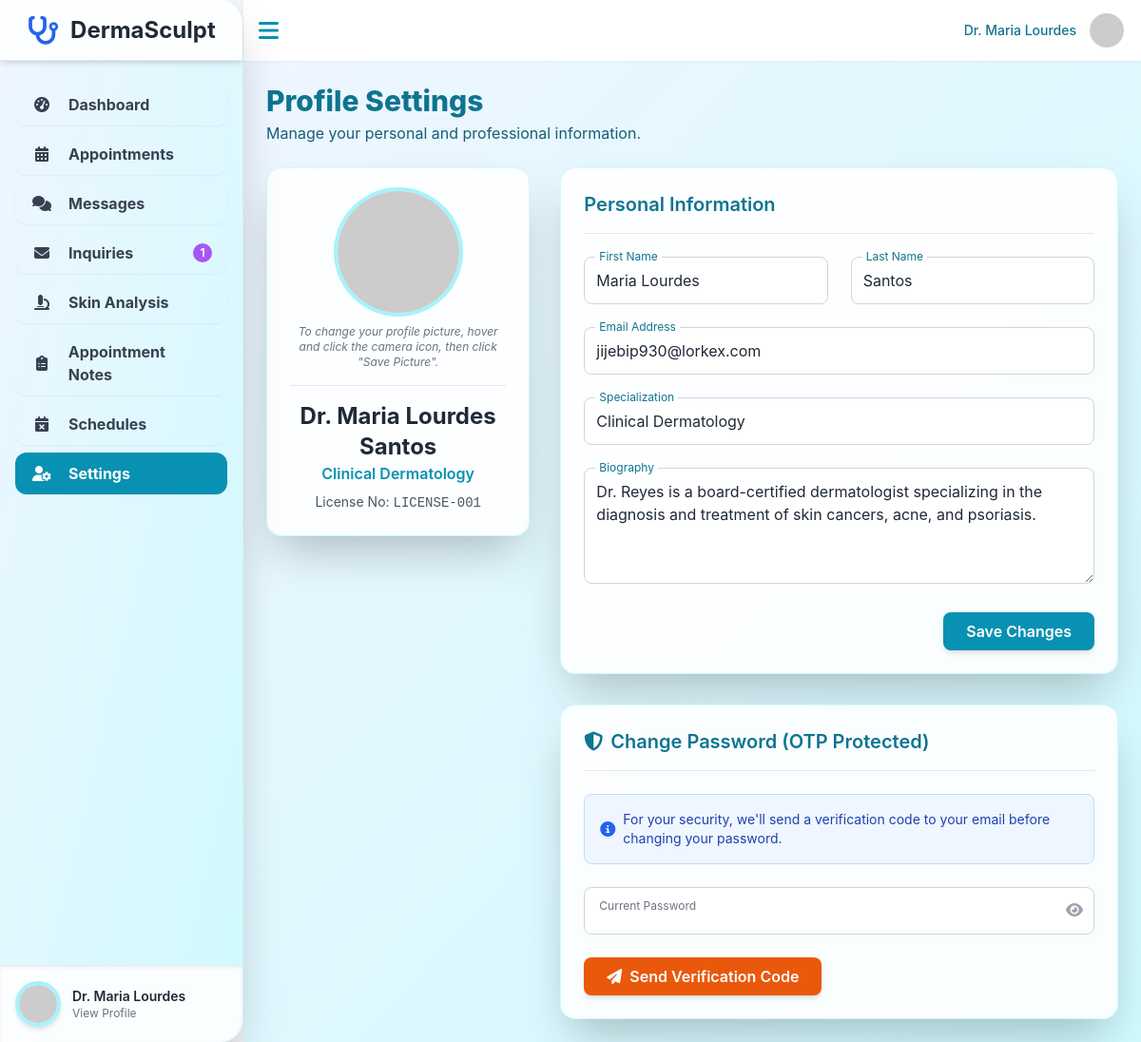
Page /pages/profile.php (signed in) on the committed database.
### tables this page shows
CREATE TABLE `dermatologists` (
  `dermatologist_id` int(11) NOT NULL,
  `first_name` varchar(50) NOT NULL,
  `last_name` varchar(50) NOT NULL,
  `email` varchar(100) NOT NULL,
  `password` varchar(255) NOT NULL,
  `specialization` varchar(100) DEFAULT NULL,
  `license_number` varchar(50) NOT NULL,
  `bio` text DEFAULT NULL,
  `profile_picture_url` varchar(255) DEFAULT NULL,
  `created_at` timestamp NOT NULL DEFAULT current_timestamp()
);

### pages/profile.php (the view, shortened to what this page needs)
<?php
require_once '../config/connection.php';
$dermatologistId = $_SESSION['dermatologist_id'];
$stmt = $conn->prepare("SELECT first_name, last_name, email, specialization, license_number, bio, profile_picture_url FROM dermatologists WHERE dermatologist_id = ?");
$stmt->bind_param("i", $dermatologistId);
$stmt->execute();
$result = $stmt->get_result();
$derma = $result->fetch_assoc();
?>
<!DOCTYPE html>
<html lang="en">
<head>
    <script src="https://cdn.tailwindcss.com"></script>
    <link href="https://cdnjs.cloudflare.com/ajax/libs/font-awesome/6.1.1/css/all.min.css" rel="stylesheet">
</head>
<body class="bg-gray-100 text-gray-800 font-inter">
    <?php include '../components/sidebar.php'; ?>
    <div class="main-content flex flex-col h-screen">
        <header class="bg-white shadow-sm flex items-center justify-between p-4 h-16 flex-shrink-0 z-30">
            <button id="sidebar-toggle" onclick="toggleSidebar()" class="text-cyan-600 hover:text-cyan-800"><i class="fas fa-bars fa-xl"></i></button>
            <div class="relative">
                <button onclick="toggleDropdown()" class="flex items-center space-x-3">
                    <span class="hidden sm:inline text-sm font-medium text-cyan-700">Dr. <?php echo $sidebar_firstName; ?></span>
                    <img class="h-10 w-10 rounded-full object-cover border-2 border-transparent hover:border-cyan-500" src="<?php echo $profilePicturePath; ?>" alt="User avatar">
                </button>
            </div>
        </header>
        <main class="flex-1 p-4 sm:p-6 bg-gradient-to-br from-blue-50 to-cyan-100 h-[calc(100vh-4rem)] overflow-y-auto">
            <div class="mb-6">
                <h2 class="text-3xl font-extrabold text-cyan-700">Profile Settings</h2>
                <p class="text-cyan-800 mt-1">Manage your personal and professional information.</p>
            </div>
            <div class="grid grid-cols-1 lg:grid-cols-3 gap-8">
                <div class="lg:col-span-1">
                    <div class="bg-white/90 p-6 rounded-2xl shadow-2xl text-center border border-cyan-100">
                        <form id="profilePictureForm" action="../auth/update_profile.php" method="POST" enctype="multipart/form-data">
                            <div class="relative w-32 h-32 mx-auto group">
                                <img src="<?php echo $profilePicturePath; ?>" id="profileImagePreview" alt="Profile Picture" class="w-32 h-32 rounded-full mx-auto object-cover ring-4 ring-cyan-200 group-hover:ring-cyan-400 transition-all duration-300">
                                <div onclick="document.getElementById('profile_picture_input').click()" class="absolute inset-0 bg-black bg-opacity-0 group-hover:bg-opacity-50 flex items-center justify-center rounded-full cursor-pointer transition-all duration-300">
                                </div>
                            </div>
                        </form>
                        <p class="text-xs text-gray-500 mt-3 italic">To change your profile picture, hover and click the camera icon, then click "Save Picture".</p>
                        <div class="mt-4 border-t pt-4">
                            <h3 class="text-2xl font-bold text-gray-800">Dr. <?php echo htmlspecialchars($derma['first_name'] . ' ' . $derma['last_name']); ?></h3>
                            <p class="text-cyan-600 font-semibold"><?php echo htmlspecialchars($derma['specialization']); ?></p>
                            <p class="text-sm text-gray-600 mt-2">License No: <span class="font-mono"><?php echo htmlspecialchars($derma['license_number']); ?></span></p>
                        </div>
                    </div>
                </div>
                <div class="lg:col-span-2 space-y-8">
                    <div class="bg-white/90 p-6 rounded-2xl shadow-2xl border border-cyan-100">
                        <h3 class="text-xl font-semibold border-b pb-4 mb-6 text-cyan-700">Personal Information</h3>
                        <form action="../auth/update_profile.php" method="POST" class="space-y-6">
                            <div class="grid grid-cols-1 md:grid-cols-2 gap-6">
                                <div class="relative">
                                    <input type="text" id="first_name" name="first_name" value="<?php echo htmlspecialchars($derma['first_name']); ?>" class="peer w-full rounded-lg border border-gray-300 bg-white px-3 py-3 placeholder-transparent focus:border-cyan-500 focus:ring-2 focus:ring-cyan-500 outline-none" placeholder="First Name" />
                                    <label for="first_name" class="pointer-events-none absolute -top-2 left-3 bg-white px-1 text-xs text-cyan-700 transition-all peer-placeholder-shown:top-3 peer-placeholder-shown:text-gray-500 peer-focus:-top-2 peer-focus:text-cyan-700">First Name</label>
                                </div>
                                <div class="relative">
                                    <input type="text" id="last_name" name="last_name" value="<?php echo htmlspecialchars($derma['last_name']); ?>" class="peer w-full rounded-lg border border-gray-300 bg-white px-3 py-3 placeholder-transparent focus:border-cyan-500 focus:ring-2 focus:ring-cyan-500 outline-none" placeholder="Last Name" />
                                    <label for="last_name" class="pointer-events-none absolute -top-2 left-3 bg-white px-1 text-xs text-cyan-700 transition-all peer-placeholder-shown:top-3 peer-placeholder-shown:text-gray-500 peer-focus:-top-2 peer-focus:text-cyan-700">Last Name</label>
                                </div>
                            </div>
                            <div class="relative">
                                <input type="email" id="email" name="email" value="<?php echo htmlspecialchars($derma['email']); ?>" class="peer w-full rounded-lg border border-gray-300 bg-white px-3 py-3 placeholder-transparent focus:border-cyan-500 focus:ring-2 focus:ring-cyan-500 outline-none" placeholder="Email Address" />
                                <label for="email" class="pointer-events-none absolute -top-2 left-3 bg-white px-1 text-xs text-cyan-700 transition-all peer-placeholder-shown:top-3 peer-placeholder-shown:text-gray-500 peer-focus:-top-2 peer-focus:text-cyan-700">Email Address</label>
                            </div>
                            <div class="relative">
                                <input type="text" id="specialization" name="specialization" value="<?php echo htmlspecialchars($derma['specialization']); ?>" class="peer w-full rounded-lg border border-gray-300 bg-white px-3 py-3 placeholder-transparent focus:border-cyan-500 focus:ring-2 focus:ring-cyan-500 outline-none" placeholder="Specialization" />
                                <label for="specialization" class="pointer-events-none absolute -top-2 left-3 bg-white px-1 text-xs text-cyan-700 transition-all peer-placeholder-shown:top-3 peer-placeholder-shown:text-gray-500 peer-focus:-top-2 peer-focus:text-cyan-700">Specialization</label>
                            </div>
                            <div class="relative">
                                <textarea id="bio" name="bio" rows="4" class="peer w-full rounded-lg border border-gray-300 bg-white px-3 py-3 placeholder-transparent focus:border-cyan-500 focus:ring-2 focus:ring-cyan-500 outline-none" placeholder="Biography"><?php echo htmlspecialchars($derma['bio']); ?></textarea>
                                <label for="bio" class="pointer-events-none absolute -top-2 left-3 bg-white px-1 text-xs text-cyan-700 transition-all peer-placeholder-shown:top-3 peer-placeholder-shown:text-gray-500 peer-focus:-top-2 peer-focus:text-cyan-700">Biography</label>
                            </div>
                            <div class="text-right">
                                <button type="submit" name="update_info" class="bg-cyan-600 text-white py-2 px-6 rounded-lg hover:bg-cyan-700 focus:outline-none focus:ring-2 focus:ring-offset-2 focus:ring-cyan-500 font-semibold shadow-md transition-transform transform hover:scale-105">Save Changes</button>
                            </div>
                        </form>
                    </div>
                    <div class="bg-white/90 p-6 rounded-2xl shadow-2xl border border-cyan-100">
                        <h3 class="text-xl font-semibold border-b pb-4 mb-6 text-cyan-700 flex items-center">
                            <i class="fas fa-shield-alt mr-2"></i>Change Password (OTP Protected)
                        </h3>
                        <div id="step1" class="space-y-6">
                            <div class="bg-blue-50 border border-blue-200 p-4 rounded-lg mb-4">
                                <div class="flex items-center">
                                    <i class="fas fa-info-circle text-blue-600 mr-2"></i>
                                    <p class="text-sm text-blue-800">For your security, we'll send a verification code to your email before changing your password.</p>
                                </div>
                            </div>
                            <form id="requestOtpForm" class="space-y-6">
                                <div class="relative">
                                    <input type="password" id="current_password_step1" name="current_password" class="peer w-full rounded-lg border border-gray-300 bg-white px-3 py-3 pr-12 placeholder-transparent focus:border-cyan-500 focus:ring-2 focus:ring-cyan-500 outline-none" placeholder="Current Password" required>
                                    <label for="current_password_step1" class="pointer-events-none absolute -top-2 left-3 bg-white px-1 text-xs text-cyan-700 transition-all peer-placeholder-shown:top-3 peer-placeholder-shown:text-gray-500 peer-focus:-top-2 peer-focus:text-cyan-700">Current Password</label>
                                    <button type="button" class="absolute right-3 top-3 text-gray-400 hover:text-gray-600" onclick="togglePassword('current_password_step1', this)">
                                        <i class="fas fa-eye"></i>
                                    </button>
                                </div>
                                <div class="text-right">
                                    <button type="submit" id="requestOtpBtn" class="bg-orange-600 text-white py-2 px-6 rounded-lg hover:bg-orange-700 focus:outline-none focus:ring-2 focus:ring-offset-2 focus:ring-orange-500 font-semibold shadow-md transition-transform transform hover:scale-105 flex items-center">
                                        <i class="fas fa-paper-plane mr-2"></i>Send Verification Code
                                    </button>
                                </div>
                            </form>
                        </div>
                    </div>
                </div>
            </div>
        </main>
    </div>
</body>
</html>

### rows in the picture
dermatologists: first_name+last_name "Maria Lourdes Santos", specialization "Clinical Dermatology", license_number "LICENSE-001", first_name "Maria Lourdes", last_name "Santos", email "jijebip930@lorkex.com", bio "Dr. Reyes is a board-certified dermatologist specializing in the diagnosis and treatment of skin cancers, acne, and psoriasis."

### other values in the picture
$unreadInquiryCount "1"
$sidebar_firstName "Maria Lourdes"
